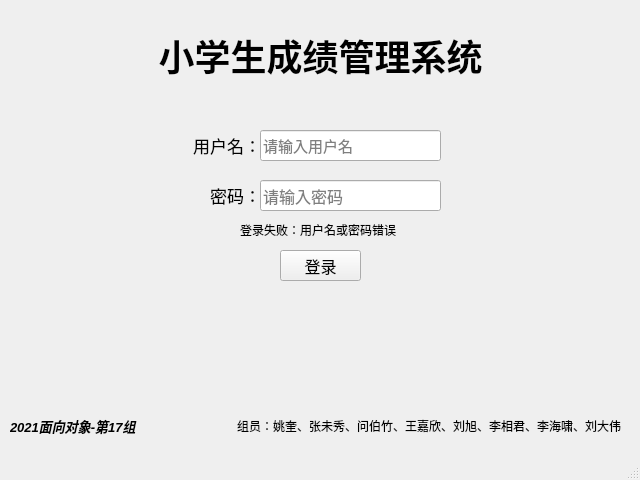
<?xml version="1.0" encoding="UTF-8"?>
<ui version="4.0">
 <class>MainWindow</class>
 <widget class="QMainWindow" name="MainWindow">
  <property name="geometry">
   <rect>
    <x>0</x>
    <y>0</y>
    <width>640</width>
    <height>480</height>
   </rect>
  </property>
  <property name="windowTitle">
   <string>MainWindow</string>
  </property>
  <widget class="QWidget" name="centralwidget">
   <widget class="QLabel" name="label">
    <property name="geometry">
     <rect>
      <x>0</x>
      <y>30</y>
      <width>641</width>
      <height>51</height>
     </rect>
    </property>
    <property name="sizePolicy">
     <sizepolicy hsizetype="Preferred" vsizetype="Preferred">
      <horstretch>0</horstretch>
      <verstretch>0</verstretch>
     </sizepolicy>
    </property>
    <property name="minimumSize">
     <size>
      <width>50</width>
      <height>50</height>
     </size>
    </property>
    <property name="baseSize">
     <size>
      <width>50</width>
      <height>50</height>
     </size>
    </property>
    <property name="font">
     <font>
      <family>楷体</family>
      <pointsize>27</pointsize>
      <weight>75</weight>
      <italic>false</italic>
      <bold>true</bold>
     </font>
    </property>
    <property name="layoutDirection">
     <enum>Qt::LeftToRight</enum>
    </property>
    <property name="autoFillBackground">
     <bool>false</bool>
    </property>
    <property name="midLineWidth">
     <number>0</number>
    </property>
    <property name="text">
     <string>小学生成绩管理系统</string>
    </property>
    <property name="alignment">
     <set>Qt::AlignCenter</set>
    </property>
    <property name="wordWrap">
     <bool>false</bool>
    </property>
    <property name="indent">
     <number>0</number>
    </property>
   </widget>
   <widget class="QLineEdit" name="lineEdit">
    <property name="geometry">
     <rect>
      <x>260</x>
      <y>130</y>
      <width>181</width>
      <height>31</height>
     </rect>
    </property>
    <property name="font">
     <font>
      <pointsize>11</pointsize>
     </font>
    </property>
    <property name="inputMask">
     <string/>
    </property>
    <property name="text">
     <string/>
    </property>
    <property name="placeholderText">
     <string>请输入用户名</string>
    </property>
   </widget>
   <widget class="QLabel" name="label_2">
    <property name="geometry">
     <rect>
      <x>170</x>
      <y>130</y>
      <width>91</width>
      <height>31</height>
     </rect>
    </property>
    <property name="font">
     <font>
      <pointsize>13</pointsize>
     </font>
    </property>
    <property name="text">
     <string>用户名：</string>
    </property>
    <property name="alignment">
     <set>Qt::AlignRight|Qt::AlignTrailing|Qt::AlignVCenter</set>
    </property>
   </widget>
   <widget class="QLabel" name="label_3">
    <property name="geometry">
     <rect>
      <x>170</x>
      <y>180</y>
      <width>91</width>
      <height>31</height>
     </rect>
    </property>
    <property name="font">
     <font>
      <pointsize>13</pointsize>
     </font>
    </property>
    <property name="text">
     <string>密码：</string>
    </property>
    <property name="alignment">
     <set>Qt::AlignRight|Qt::AlignTrailing|Qt::AlignVCenter</set>
    </property>
   </widget>
   <widget class="QLineEdit" name="lineEdit_2">
    <property name="geometry">
     <rect>
      <x>260</x>
      <y>180</y>
      <width>181</width>
      <height>31</height>
     </rect>
    </property>
    <property name="font">
     <font>
      <pointsize>12</pointsize>
     </font>
    </property>
    <property name="inputMask">
     <string/>
    </property>
    <property name="text">
     <string/>
    </property>
    <property name="echoMode">
     <enum>QLineEdit::Password</enum>
    </property>
    <property name="placeholderText">
     <string>请输入密码</string>
    </property>
   </widget>
   <widget class="QPushButton" name="pushButton">
    <property name="geometry">
     <rect>
      <x>280</x>
      <y>250</y>
      <width>81</width>
      <height>31</height>
     </rect>
    </property>
    <property name="font">
     <font>
      <pointsize>12</pointsize>
     </font>
    </property>
    <property name="text">
     <string>登录</string>
    </property>
   </widget>
   <widget class="QLabel" name="label_4">
    <property name="geometry">
     <rect>
      <x>10</x>
      <y>410</y>
      <width>241</width>
      <height>31</height>
     </rect>
    </property>
    <property name="font">
     <font>
      <pointsize>10</pointsize>
      <weight>75</weight>
      <italic>true</italic>
      <bold>true</bold>
     </font>
    </property>
    <property name="layoutDirection">
     <enum>Qt::LeftToRight</enum>
    </property>
    <property name="text">
     <string>2021面向对象-第17组</string>
    </property>
    <property name="alignment">
     <set>Qt::AlignLeading|Qt::AlignLeft|Qt::AlignVCenter</set>
    </property>
   </widget>
   <widget class="QLabel" name="label_5">
    <property name="geometry">
     <rect>
      <x>210</x>
      <y>415</y>
      <width>411</width>
      <height>21</height>
     </rect>
    </property>
    <property name="font">
     <font>
      <italic>false</italic>
     </font>
    </property>
    <property name="text">
     <string>组员：姚奎、张未秀、问伯竹、王嘉欣、刘旭、李相君、李海啸、刘大伟</string>
    </property>
    <property name="alignment">
     <set>Qt::AlignRight|Qt::AlignTrailing|Qt::AlignVCenter</set>
    </property>
   </widget>
   <widget class="QLabel" name="label_6">
    <property name="geometry">
     <rect>
      <x>240</x>
      <y>220</y>
      <width>211</width>
      <height>20</height>
     </rect>
    </property>
    <property name="text">
     <string>登录失败：用户名或密码错误</string>
    </property>
   </widget>
  </widget>
  <widget class="QMenuBar" name="menubar">
   <property name="geometry">
    <rect>
     <x>0</x>
     <y>0</y>
     <width>640</width>
     <height>23</height>
    </rect>
   </property>
  </widget>
  <widget class="QStatusBar" name="statusbar"/>
 </widget>
 <resources/>
 <connections/>
</ui>
